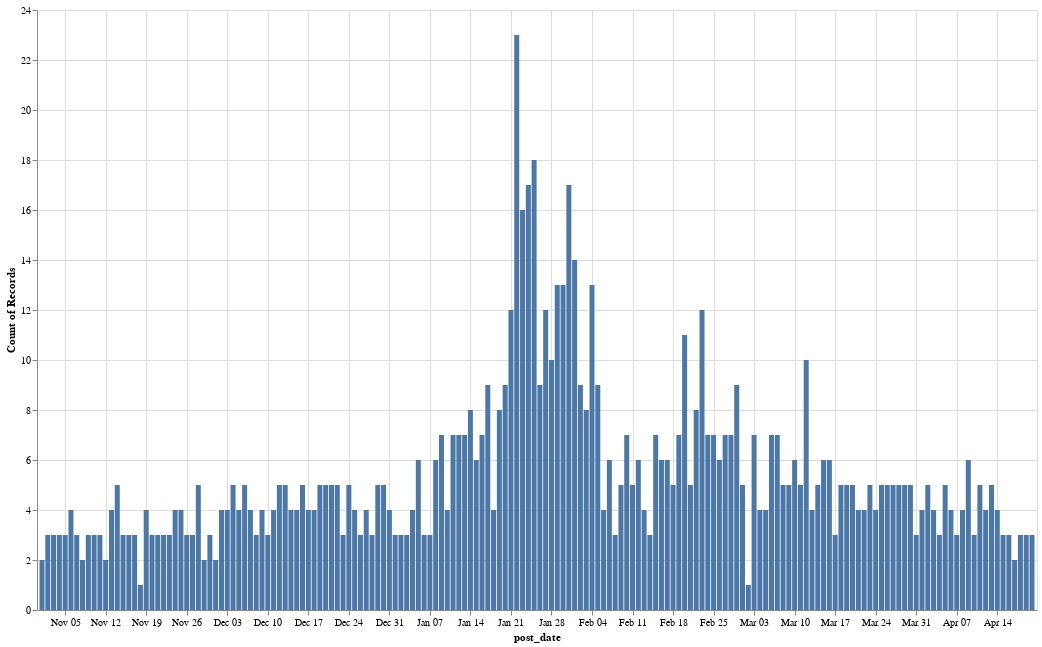

Notebook code cell kept with this figure:
### Code cell
alt.Chart(posts2).mark_bar().encode(
    x=alt.X(field='post_date', type='temporal'),
    y=alt.Y('count()')
).properties(width=1000, height=600)

### Figure 1 — Vega-Lite specification as saved in the notebook (floating-point values rounded to 4 significant figures; data arrays with more than 128 entries replaced by an {"elided": "..."} marker saying what was removed)
{"config": {"view": {"continuousWidth": 300, "continuousHeight": 300}}, "data": {"name": "data-4922d7b84323fa4595b0c82c4f0aec21"}, "mark": {"type": "bar"}, "encoding": {"x": {"field": "post_date", "type": "temporal"}, "y": {"aggregate": "count", "type": "quantitative"}}, "height": 600, "width": 1000, "$schema": "https://vega.github.io/schema/vega-lite/v5.17.0.json", "datasets": {"data-4922d7b84323fa4595b0c82c4f0aec21": {"elided": "933 records"}}}
